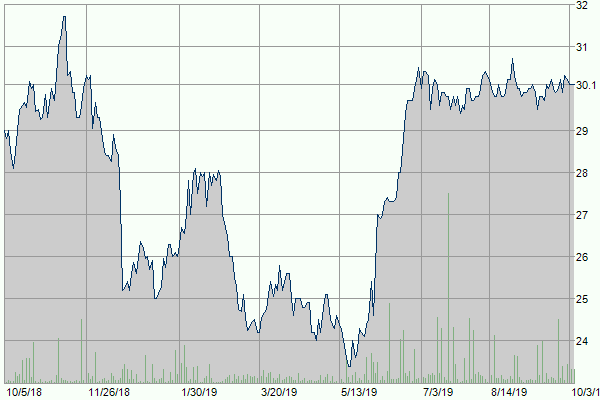
#> input picture graficimg.png, 600 x 400 px
$ python graph_png2csv.py
#> lines starting #> are read from the running program, lines starting #| are printed output that depends on the picture; after the words box and inside, x2 and y2 are one past the last pixel; in counts of white or black regions, pixels touching at a corner belong together
from PIL import Image
import numpy as np
import csv
import matplotlib.pyplot as plt
import pandas as pd

##open image

org = Image.open('graficimg.png')
#> org is the input picture: PIL image 600x400 RGBA; mean R, G, B, A 219.9, 224.6, 221.2, 255
im = org.crop((0, 0, 574, 380))
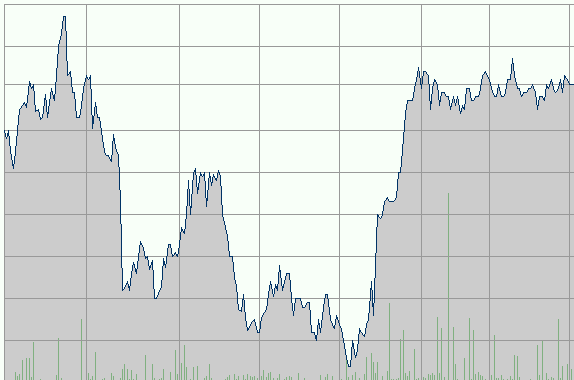
#> im: PIL image 574x380 RGBA; mean R, G, B, A 219, 223.4, 220.4, 255

## attempt to get the maximum value, not functional at the moment

# max_value = org.crop((575, 5, 600, 25))
# max_value.save('max.png')

##


im = im.convert('RGBA')
data = np.array(im)
# just use the rgb values for comparison
rgb = data[:,:,:3]
color = [0, 51, 102]   # Original value
black = [0,0,0, 255]
white = [255,255,255,255]
mask = np.all(rgb == color, axis = -1)
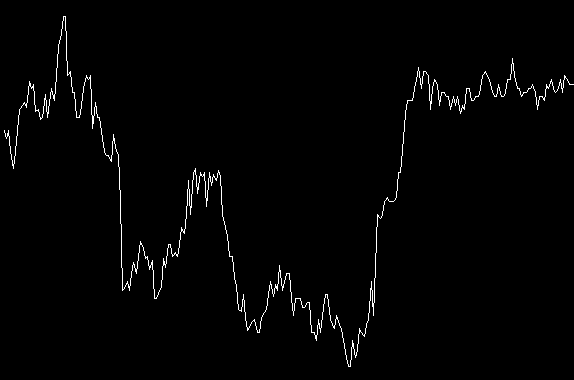
#> mask: shape (380, 574) bool; 1.4% white in thin lines or dots
# change all pixels that match color to white
data[mask] = black
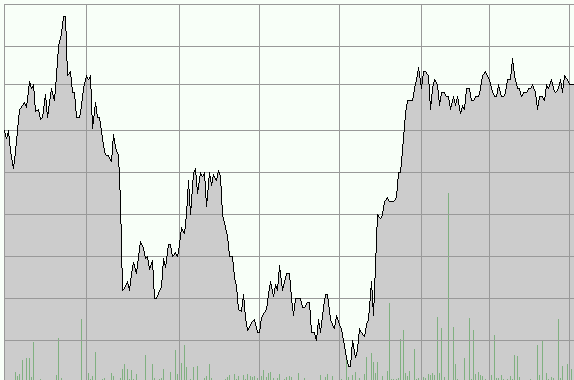
#> data: shape (380, 574, 4); 1.38% of pixels changed, all inside (x1, y1, x2, y2) = (4, 16, 574, 367)


#crop image to needed size
new_im = Image.fromarray(data)
new_im.save('cropped_file.png')

im = Image.open('cropped_file.png')
R, G, B = im.convert('RGB').split()
r = R.load()
g = G.load()
b = B.load()
w, h = im.size
#> w = 574; h = 380

# Convert non-black pixels to white (only the graph shape)
for i in range(w):
    for j in range(h):
        if(r[i, j] != 0 or g[i, j] != 0 or b[i, j] != 0):
            r[i, j] = 255 # Just change R channel

# Merge just the R channel as all channels
im = Image.merge('RGB', (R, R, R))
#> im: PIL image 574x380 RGB; 98.6% white; black in thin lines or dots
im.save("black_and_white.png")

## get the coordinates for every pixel

img_file = Image.open('black_and_white.png')

width, height = img_file.size
#> width = 574; height = 380
format = img_file.format
#> format = 'PNG'
mode = img_file.mode
#> mode = 'RGB'


img = Image.open("black_and_white.png")
size = w , h = img.size
#> size = (574, 380)
data = img.load()

pieces = []

for x in range(w):
    for y in range(h):
        hex_color = '#'+ ''.join([hex(it)[2:].zfill(2).upper() for it in data[x,y]])
        #print(hex_color)
        pieces.append((x,y, hex_color))
#> after the loop, pieces = 218120 items
        #hex_color = '#' + ''.join([hex(it)])

#print(pieces)

## keep only th nonwhite pixels.

sorted = []
for piece in pieces:
    if piece[2] !='#FFFFFF':
        sorted.append(piece)
#> this loop made 218120 passes
#> piece on passes 1 to 3: (0, 0, '#FFFFFF'), (0, 1, '#FFFFFF'), (0, 2, '#FFFFFF')
#> after the loop, sorted = 3012 items, first 6: (4, 130, '#000000'), (4, 131, '#000000'), (4, 132, '#000000'), (5, 133, '#000000'), (5, 134, '#000000'), (5, 135, '#000000')

#print(sorted)

## export a .txt with the coordinates of each pixel from the picture
with open('coords.txt','w') as handle:
    for piece in sorted:
        handle.write(str(piece))
#> this loop made 3012 passes

x = []
y = []
z = []
for piece in sorted:
    x.append(piece[0])
    y.append(piece[1])
#> after the loop, x = 3012 values from 4 to 573; y = 3012 values, max 366 at index 2031, min 16 at index 354, mean 188.8
max = max(y)
#> max = 366
#print(max)
for valY in y:
    z.append(max - int(valY)) ## flip the chard right side up
#> this loop made 3012 passes
#> valY on passes 1 to 3: 130, 131, 132
#> after the loop, z = 3012 values, max 350 at index 354, min 0 at index 2031, mean 177.2
date = np.arange(1, 366, 365 / len(z)) ## convert the X coordinate value to day value
#> date = 3012 values from 1 to 365.9
#print(date)

## Create and save the .csv file with the graph values
#print(x)
#print(z)
data = list(zip(date, z))
#> data = 3012 pairs, first value 1 to 365.9, second value 0 to 350
dataf = pd.DataFrame(data)
#> dataf = table of 3012 rows and 2 columns
for item in dataf:
    dataf.to_csv('data_export.csv', sep=',')
#> this loop made 2 passes
# [5 lines of commented-out code are left out]
